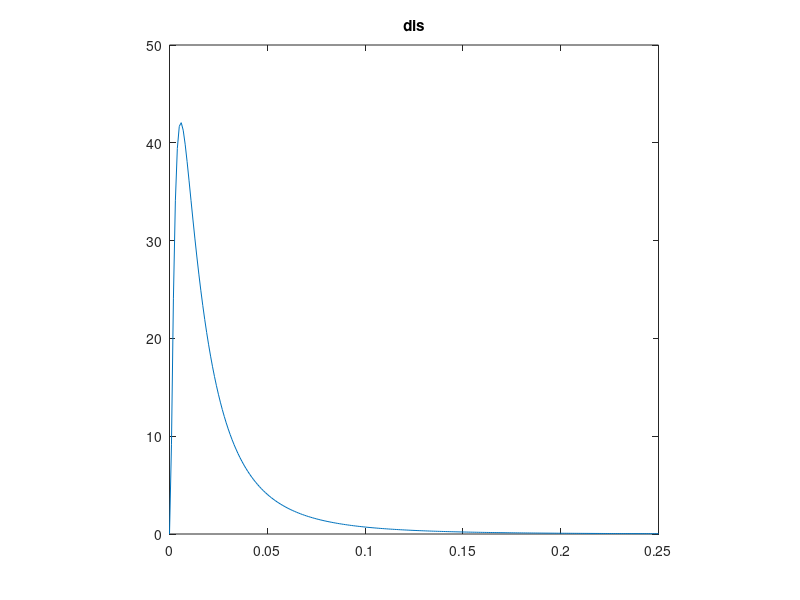

Write the MATLAB code that produced this figure. (Note: this script raises an error after producing the figure.)
close all
clear
f = 0.2;
%rin = [linspace(0.01,0.19,100),linspace(0.19,0.2,100),linspace(0.01,0.19,400),linspace(0.19,0.2,400)]';
%rin = 0.25 - 2.^[(linspace(-12,-2,Ninh)),(linspace(-12,-2,800))]';
mean_log = log(2^-6);
var_log = 1;
R = lognrnd(mean_log,var_log,1,50000);
pool = R(R<0.25);
N = 10000;
Ninh = N*0.2;
rin =[sort(datasample(pool,Ninh)),sort(datasample(pool,N-Ninh))]';
% rin(1) = 0.25;
% rin(Ninh) = 0.01;
% rin(Ninh+1) = 0.25;
% rin(N) = 0.01;
x = (0:0.001:0.25)';y = lognpdf(x,mean_log,var_log);figure; plot(x,y),axis square,title('dis')
%figure,hist(rin,100)
rout = 2^-6;
[capacity,exitflag,Pcon,CV,Jmean,PropDens] = theoretical_solution_heter(40,0,rin,rout,f,'heter',N);

%rin = [(linspace(-12,-2,Ninh)),(linspace(-12,-2,800))]';
figure, plot(rin(1:Ninh),Pcon(1:Ninh)), hold on 
plot(rin((Ninh+1):N),Pcon((Ninh+1):N))
title('Pcon1')
legend('Inh','Exc')
axis square

figure, plot(rin(1:Ninh),Jmean(1:Ninh)), hold on 
plot(rin((Ninh+1):N),Jmean((Ninh+1):N))
title('Jmean1')
legend('Inh','Exc')
axis square

% figure,plot(Jmean(1:Ninh),Pcon(1:Ninh)), hold on,
% plot(Jmean((Ninh+1):N),Pcon((Ninh+1):N))
% xlabel('J')
% ylabel('Pcon')

% figure, plot(rin(1:Ninh),abs(CV(1:Ninh))), hold on 
% plot(rin((Ninh+1):N),CV((Ninh+1):N))
% title('CV1')
% legend('Inh','Exc')

% Jrange = (0:2000);
% 
% Ptot_exc = @(x) Propden_exc(x,PropDens,Pcon,N,Ninh);
% Ptot_inh = @(x) Propden_inh(x,PropDens,Pcon,Ninh);
% 
% figure, plot(Jrange,Ptot_exc(Jrange)),hold on, plot(-Jrange,Ptot_inh(-Jrange)),title('wdis1')
% axes('Position',[.65 .7 .2 .2])
% box on
% semilogy(-Jrange,Ptot_inh(-Jrange))
% hold on 
% semilogy(Jrange,Ptot_exc(Jrange))

%%
close all
rin = 2^-6;
rout = 2^-6;
mean_log =  log(0.2);
var_log = 1;
R = lognrnd(mean_log,var_log,1,50000);
pool = R(R<1);
N = 1000;
Ninh = N*0.2;
Nexc = N-Ninh;
f =[sort(datasample(pool,Ninh)),sort(datasample(pool,N-Ninh))]';
%f = [0.05*ones(Ninh/2,1);0.05*ones(Ninh/2,1);0.05*ones(Nexc/4,1);0.05*ones(Nexc/2,1);0.2*ones(Nexc/4,1);];
%f = [linspace(0.1,0.9,Ninh),linspace(0.1,0.9,N-Ninh)]';
x = (0:0.001:1)';y = lognpdf(x,mean_log,var_log);figure; plot(x,y),axis square
% f = [linspace(0.03,0.04,150),linspace(0.03,0.4,50),linspace(0.03,0.04,700),linspace(0.03,0.4,100)]';
% f = [sort(0.2+0.2.*randn(1,Ninh)), sort(0.2+0.2.*randn(1,800))]';
% f(f<0.03) = 0.03;
[capacity,exitflag,Pcon,CV,Jmean,PropDens] = theoretical_solution_heter(40,0,rin,rout,f,'heter',N);
%[~,~,Pcon_2,~,Jmean_2,~] = theoretical_solution_heter(40,0,rin,rout,[0.2*ones(N,1)],'heter',N);

figure, plot(f(1:Ninh),Pcon(1:Ninh),'-'), hold on 
plot(f((Ninh+1):N),Pcon((Ninh+1):N),'-')
title('Pcon2')
legend('Inh','Exc')
xlabel('f')
ylabel('Pcon')

figure, plot(f(1:Ninh),Jmean(1:Ninh),'-'), hold on 
plot(f((Ninh+1):N),Jmean((Ninh+1):N),'-')
title('non zeros connection weight average')
legend('Inh','Exc')
xlabel('f')
ylabel('weight')

% Jave = Jmean.*Pcon;
% figure, plot(f(1:Ninh),Jave(1:Ninh),'*-'), hold on 
% plot(f((Ninh+1):N),Jave((Ninh+1):N),'*-')
% Jave_2 = Jmean_2.*Pcon_2;
% plot([0,1],[Jave_2(1),Jave_2(1)])
% plot([0,1],[Jave_2(end),Jave_2(end)])
% title('J average')
% legend('Inh','Exc','Inh f 0.2','Exc f 0.2')
% xlabel('f')
% ylabel('J average')
% 
% current = Jmean.*Pcon.*f;
% figure, plot(f(1:Ninh),current(1:Ninh),'*-'), hold on 
% plot(f((Ninh+1):N),current((Ninh+1):N),'*-')
% current_2 = Jmean_2.*Pcon_2.*0.2;
% plot([0,1],[current_2(1),current_2(1)])
% plot([0,1],[current_2(end),current_2(end)])
% title('current')
% legend('Inh','Exc','Inh f 0.2','Exc f 0.2')
% xlabel('f')
% ylabel('current')
% 
% 
% figure,plot(Jmean(1:Ninh),Pcon(1:Ninh),'*-'), hold on,
% plot(Jmean((Ninh+1):N),Pcon((Ninh+1):N),'*-')
% xlabel('J')
% ylabel('Pcon')
% plot([0,0.8],[tmp(1),tmp(1)]*0.2)
% plot([0,0.8],[tmp(end),tmp(end)]*0.2)


% figure, plot(f(1:Ninh),abs(CV(1:Ninh))), hold on 
% plot(f((Ninh+1):N),CV((Ninh+1):N))
% title('CV2')
% legend('Inh','Exc')

% Jrange = (0:2000);
% 
% Ptot_exc = @(x) Propden_exc(x,PropDens,Pcon,N,Ninh);
% Ptot_inh = @(x) Propden_inh(x,PropDens,Pcon,Ninh);
% 
% figure, plot(Jrange,Ptot_exc(Jrange)),hold on, plot(-Jrange,Ptot_inh(-Jrange)),title('wdis2')
% axes('Position',[.65 .7 .2 .2])
% box on
% semilogy(Jrange,Ptot_exc(Jrange))
% hold on 
% semilogy(-Jrange,Ptot_inh(-Jrange))



